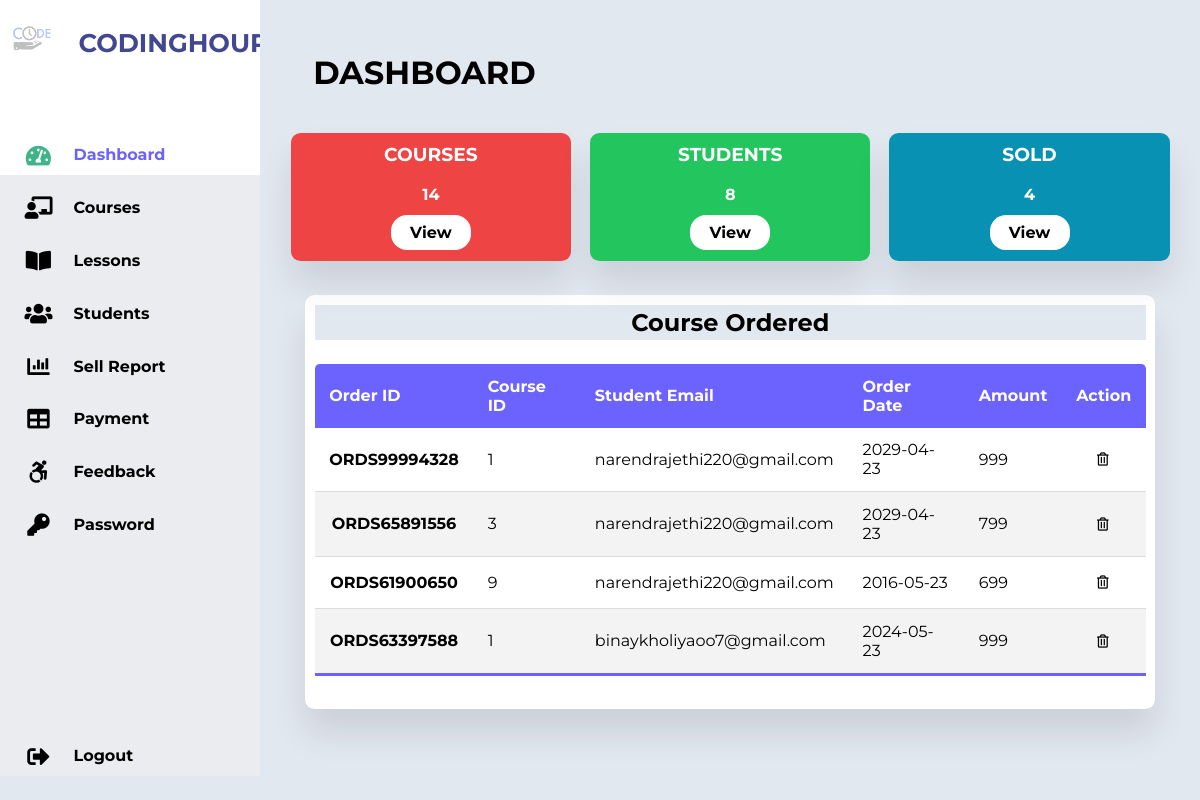
Screenshot of /Admin/adminDashboard.php (signed in) with the database file from the repository.
### tables this page shows
CREATE TABLE `courseorder` (
  `co_id` int(11) NOT NULL,
  `order_id` varchar(255) NOT NULL,
  `stu_email` varchar(255) NOT NULL,
  `course_id` int(11) NOT NULL,
  `status` varchar(255) NOT NULL,
  `respmsg` text NOT NULL,
  `amount` int(11) NOT NULL,
  `order_date` date NOT NULL
);

### Admin/adminDashboard.php (the view, shortened to what this page needs)
<?php
include('../dbConnection.php');
  $sql="SELECT * FROM course";
  $result=$conn->query($sql);
  $totalcourse=$result->num_rows;
  $sql="SELECT * FROM students";
  $result=$conn->query($sql);
  $totalstu=$result->num_rows;
  $sql="SELECT * FROM courseorder";
  $result=$conn->query($sql);
  $totalsold=$result->num_rows;
?>
<!DOCTYPE html>
<html lang="en">
  <head>
    <link rel="stylesheet" href="../css/adminDashboardStyle.css" />
    <link
      rel="stylesheet"
      href="https://cdnjs.cloudflare.com/ajax/libs/font-awesome/5.15.4/css/all.min.css"
    />
  </head>
  <body>
    <div class="container">
      <nav>
        <ul>
          <li>
            <a href="/index.php" class="logo">
              <img src="./pic/logo.png" />
              <span class="sidebar-head">CodingHour</span></a
            >
          </li>
          <li>
            <a href="adminDashboard.php" class="link-active">
              <i class="fas fa-tachometer-alt"></i>
              <span class="sidebar-item link-active">Dashboard</span>
            </a>
          </li>
          <li>
            <a href="courses.php">
              <i class="fas fa-chalkboard-teacher"></i>
              <span class="sidebar-item">Courses</span>
            </a>
          </li>
          <li>
            <a href="lesson.php">
              <i class="fas fa-book-open"></i>
              <span class="sidebar-item">Lessons</span>
            </a>
          </li>
          <li>
            <a href="students.php">
              <i class="fas fa-users"></i>
              <span class="sidebar-item">Students</span>
            </a>
          </li>
          <li>
            <a href="sellReport.php">
              <i class="fas fa-chart-bar"></i>
              <span class="sidebar-item">Sell Report</span>
            </a>
          </li>
          <li>
            <a href="paymentStatus.php">
              <i class="fas fa-table"></i>
              <span class="sidebar-item">Payment</span>
            </a>
          </li>
          <li>
            <a href="feedback.php">
              <i class="fab fa-accessible-icon"></i>
              <span class="sidebar-item">Feedback</span>
            </a>
          </li>
          <li>
            <a href="adminChangePassword.php">
              <i class="fas fa-key"></i>
              <span class="sidebar-item">Password</span>
            </a>
          </li>
          <li>
            <a href="../logout.php" class="logout">
              <i class="fas fa-sign-out-alt"></i>
              <span class="sidebar-item">Logout</span>
            </a>
          </li>
        </ul>
      </nav>
      <section class="main">
        <div class="main-top">
          <h1>Dashboard</h1>
        </div>
        <div class="users">
          <div style="background: var(--color-course1)" class="card">
            <h3>Courses</h3>
            <h4>
              <?php echo $totalcourse;?>
            </h4>
            <a href="courses.php">View</a>
          </div>
          <div style="background: var(--color-course2)" class="card">
            <h3>Students</h3>
            <h4>
            <?php echo $totalstu;?>
            </h4>
            <a href="students.php">View</a>
          </div>
          <div style="background: var(--color-course3)" class="card">
            <h3>Sold</h3>
            <h4>
            <?php echo $totalsold;?>
            </h4>
            <a href="sellReport.php">View</a>
          </div>
        </div>
        <section class="course-ordered">
          <div class="orderd-list">
            <h1>Course Ordered</h1>
            <?php
            $sql="SELECT * FROM courseorder";
            $result=$conn->query($sql);
            if($result->num_rows>0){
              echo '<table class="table">
              <thead>
                <tr>
                  <th>Order ID</th>
                  <th>Course ID</th>
                  <th>Student Email</th>
                  <th>Order Date</th>
                  <th>Amount</th>
                  <th>Action</th>
                </tr>
              </thead>
              <tbody>';
              while($row=$result->fetch_assoc()){
                echo '<tr>';
                echo '<th scope="row">'.$row["order_id"].'</th>';
                echo '<td>'.$row["course_id"].'</td>';
                echo '<td>'.$row["stu_email"].'</td>';
                echo '<td>'.$row["order_date"].'</td>';
                echo '<td> '.$row["amount"].'</td>';
                echo '<td> <form action="" method="POST">
                <input type="hidden" name="id" value='.$row["co_id"].'>
                <button
                type="submit"
                class="btn btn-secondary"
                name="delete"
                value="Delete"
              >
                <i class="far fa-trash-alt"></i>
              </button>
            </td>';
            echo '</tr>';
              }
              echo '</tbody>
              </table>';
            }
            else{
              echo "0 Result";
            }
            ?>
        </div>
        </section>
      </section>
    </div>
  </body>
</html>

### css/adminDashboardStyle.css (style rules this page uses)
* { margin: 0; padding: 0; border: 0; outline: none; border: none; text-decoration: none; list-style: none; box-sizing: border-box; font-family: "Montserrat", sans-serif; }
:root { --color-primary: #6c63ff; --color-success: #3eb489; --color-warning: #f7c94b; --color-danger: #f75842; --color-danger-variant: #961316; --color-white: #fff; --color-light: rgba(255, 255, 255, 0.65); --color-black: #000; --color-bg: #1f2641; --color-bg1: #2e3267; --color-bg2: #424890; --color-quote: #0f172a; --color-course1: #ef4444; --color-course3: #0891b2; --color-course2: #22c55e; --color-body: #ecedefe9; --color-bodybg: #e2e8f0; --container-width-lg: 76%; --container-width-md: 90%; --container-width-sm: 94%; --transition: all 400ms ease; }
body { background: var(--color-bodybg); }
nav { position: sticky; top: 0; bottom: 0; height: 97vh; width: 21rem; left: 0; background: #ecedefe9; overflow: hidden; transition: 1s; }
.logo { text-align: center; display: flex; margin-bottom: 0.5rem 0 0 0.5rem; padding: 1rem 0.5rem 3rem 0.5rem; }
.logo img { width: 3rem; height: 3rem; border-radius: 20%; background: white; padding: 0.3rem; }
.logo span { font-weight: bold; padding-left: 0.9rem; font-size: 1.5rem; margin-top: 0.3rem; margin-left: 0.5rem; padding: 1rem 1rem 1rem 0.9rem; padding-top: 0.4rem; color: var(--color-primary); text-transform: uppercase; }
nav a { position: relative; width: 21rem; font-size: 1rem; font-weight: bold; color: black; display: table; padding: 0.4rem; }
nav .fas, .fab { border-radius: 50%; position: relative; width: 4rem; height: 2.5rem; top: 1rem; font-size: 1.4rem; text-align: center; }
nav .sidebar-head { color: var(--color-bg2); font-size: 1.6rem; }
.sidebar-item { position: relative; top: 0.8rem; margin-left: 0.2rem; text-align: center; }
nav .link-active { background: var(--color-white); color: var(--color-primary); }
nav .link-active i { color: var(--color-success); }
nav .logout { position: absolute; bottom: 0px; }
.container { display: flex; }
.main { position: relative; padding: 1.3rem; width: 100%; }
.main-top { display: flex; width: 100%; margin: 2rem; }
.main-top h1 { font-size: 2rem; font-weight: bold; text-transform: uppercase; }
.main .users { display: flex; width: 100%; }
.card { width: 33.3%; margin: 0.6rem; text-align: center; border-radius: 0.6rem; padding: 0.6rem; box-shadow: 0 1.4rem 2.2rem rgba(0, 0, 0, 0.1); height: 16vh; color: white; }
.card h3 { text-transform: uppercase; }
.card h4 { margin: 1.2rem; }
.card a { padding: 0.5rem 1.2rem; border-radius: 1rem; background: white; text-align: center; color: black; font-weight: bold; }
.course-ordered { margin: 1.5rem; }
.orderd-list { width: 100%; padding: 0.6rem; margin-top: 0.6rem; background: white; border-radius: 0.6rem; box-shadow: 0 1.5rem 2.2rem rgba(0, 0, 0, 0.1); }
.orderd-list h1 { text-align: center; font-weight: bold; font-size: 1.5rem; padding: 0.2rem; background: var(--color-bodybg); }
.table { border-collapse: collapse; margin: 1.5rem 0; font-size: 1rem; min-width: 100%; overflow: hidden; border-radius: 0.3rem 0.3rem 0 0; }
table thead tr { color: white; background: var(--color-primary); text-align: left; font-weight: bold; }
.table th, .table td { padding: 0.8rem 0.9rem; }
.table tbody tr { border-bottom: 1px solid #ddd; }
.table tbody tr:nth-of-type(even) { background: #f3f3f3; }
.table tbody tr:last-of-type { border-bottom: 0.2rem solid var(--color-primary); }
.table button { padding: 0.3rem 1.3rem; background: transparent; cursor: pointer; }

### rows the page displays
courseorder: order "ORDS99994328", course "1", stu_email "narendrajethi220@gmail.com", order_date "2029-04-23", amount "999"
courseorder: order "ORDS65891556", course "3", stu_email "narendrajethi220@gmail.com", order_date "2029-04-23", amount "799"
courseorder: order "ORDS61900650", course "9", stu_email "narendrajethi220@gmail.com", order_date "2016-05-23", amount "699"
courseorder: order "ORDS63397588", course "1", stu_email "binaykholiyaoo7@gmail.com", order_date "2024-05-23", amount "999"

### other values shown
$totalcourse "14"
$totalstu "8"
$totalsold "4"
